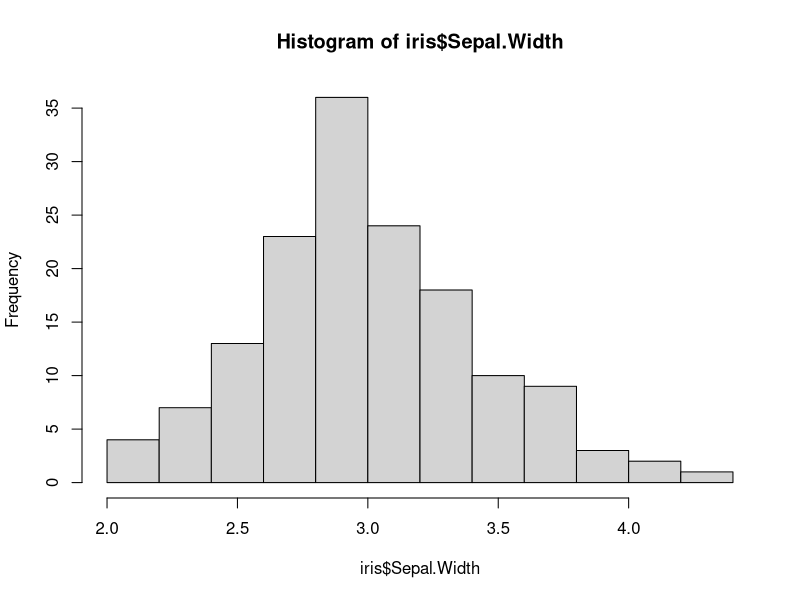
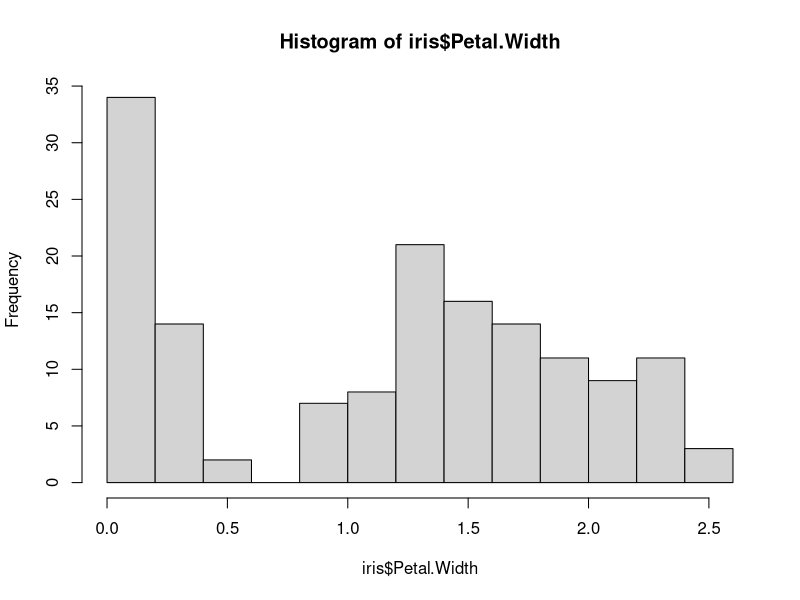

The R source for these figures, in order:
library(dplyr)

#=============================================
#Tasks: Inaugural Meet R-Ladies SG, 21Dec2024
#=============================================
####Task 1: Choosing the width columns in the data frame####
IRIS_WidthCols_DF <- iris %>%
  select(Sepal.Width, Petal.Width)

####Task 2: Filter for sepal width > 4####
IRIS_SepalWidthFilt_DF <- iris %>%
  dplyr::filter(Sepal.Width > 4)

####Task 3: Get width to length ratio in a new column####
IRIS_WLRatio_DF <- iris %>%
  mutate(WLRatio = Sepal.Width/Sepal.Length)

####Task 4: Sort data by sepal width and petal width####
IRIS_PetalSorted_DF <- iris %>%
  arrange(Petal.Length)

####Task 5: Get mean and median for the widths columns####
IRIS_MeanMedianWidth_DF <- iris %>%
  summarise(Mean_PetalWid   = mean(Petal.Width,   na.rm = TRUE), 
            Median_PetalWid = median(Petal.Width, na.rm = TRUE), 
         
            Mean_SepalWid   = mean(Sepal.Width,   na.rm = TRUE), 
            Median_SepalWid = median(Sepal.Width, na.rm = TRUE))

####Task 6: Plot distributions of sepal and petal width####
hist(iris$Sepal.Width)
hist(iris$Petal.Width)
